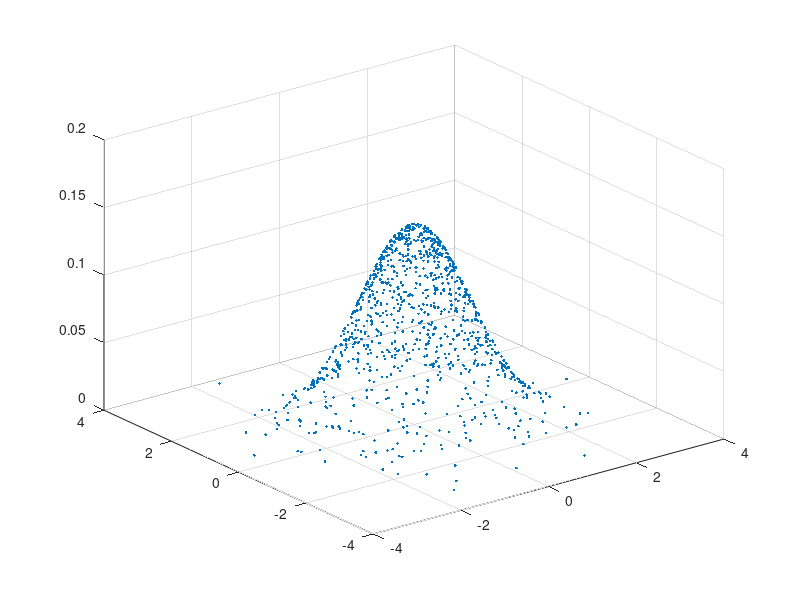

Write MATLAB code to recreate this figure.
pd = makedist('Normal'); % generate normal distribution
x = random(pd,[2,1000]); % create a set of 10000 x1 and x2 variables, dimensionality of x1 and x2 is [2x1]
sigma = cov(x.'); % covariance matrix, works on 1x2 matrix 10000 times
detsigma = det(sigma); % determinant of covariance matrix
mu = mean(x,2); % mean vector, operates on the variables 2x10000
%i = 1:size(x,2);

% The following loop calcualtes PDF for each x1 and x2 
p = [];
for i = 1:size(x,2)
    pcur = (1/(2*pi*sqrt(detsigma)))*exp(-0.5*((x(:,i)-mu).')*(sigma^(-1))*(x(:,i)-mu));
    p = [p,pcur];
end

pct10 = prctile(p,10);
pct50 = prctile(p,50);
pct90 = prctile(p,90);

figure;scatter3(x(1,:),x(2,:),p,'.') % scatter3 visualization


% [X1, X2] = meshgrid(x);
% figure;
% plot3(X1,X2,p);

% pvect = (1/(2*pi*sqrt(detsigma)))*exp(-0.5*((x-mu).')*sigma^(-1)*(x-mu));
% % vectorised form - doesn't work yet, produces p for each 10000 x1 and x2
% resultin in 10000x10000 matrix. Incorrect.
